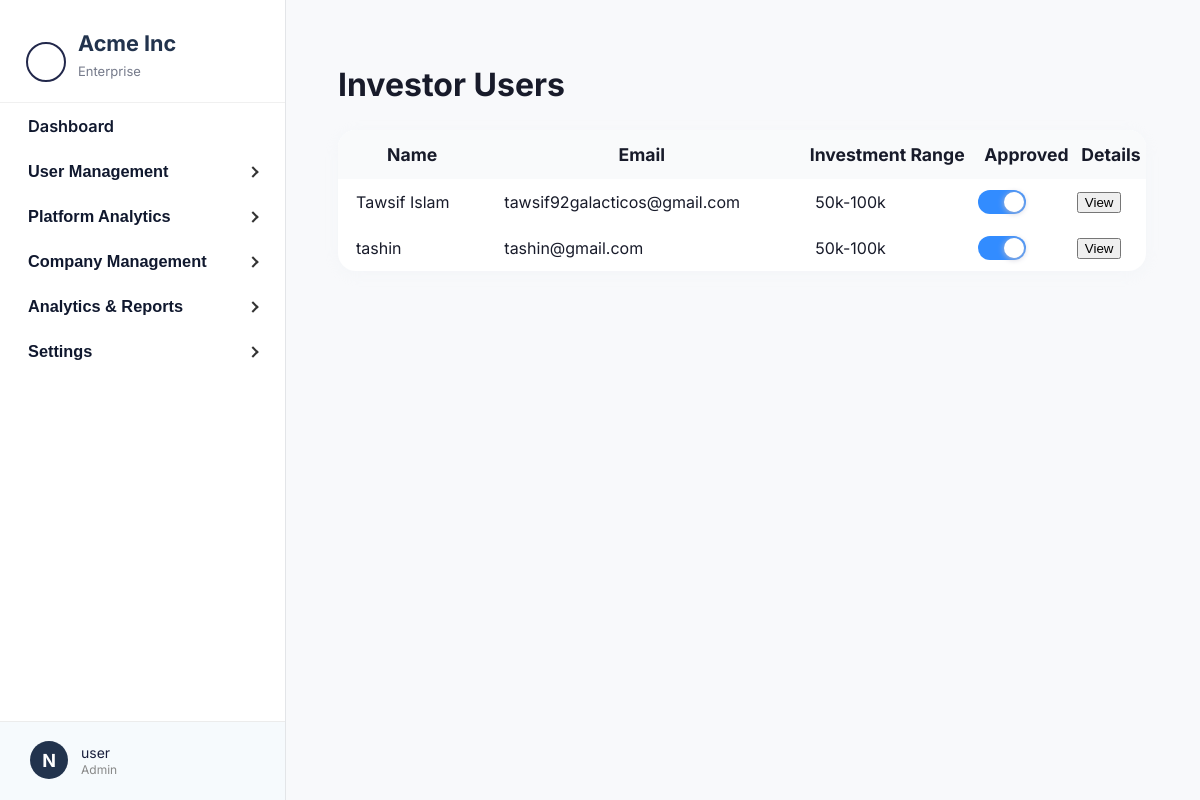
The page /api/admin-dashboard/investor-users/ (signed in) on the database its author committed.
### core/models.py (models this page shows, shortened)
class InvestorProfile(models.Model):
    user = models.OneToOneField(User, on_delete=models.CASCADE, related_name='investor_profile')
    company = models.CharField(max_length=150, blank=True, null=True)
    linkedin = models.URLField(max_length=255, blank=True, null=True)
    hear_about = models.CharField(max_length=50)   # Social Media, Referral, etc.
    experience = models.CharField(max_length=50)  # Angel, VC, Corporate, etc.
    industries = models.CharField(max_length=255) # Comma separated industries
    investment_range = models.CharField(max_length=50)  # Below 50k, 50k-100k etc.
    looking_for = models.JSONField(default=list, blank=True)  # Stores multiple checkbox values
    newsletter = models.CharField(max_length=10, choices=[("yes", "Yes"), ("no", "No")])
    comments = models.TextField(blank=True, null=True)
    is_approved = models.BooleanField(default=False)
    created_at = models.DateTimeField(auto_now_add=True)

### core/views.py (the view)
# urls.py: path('admin-dashboard/investor-users/', investor_users_admin, name='investor_users'),
@staff_member_required
def investor_users_admin(request):
    investors = InvestorProfile.objects.all().select_related('user').order_by('-created_at')
    if request.headers.get("HX-Request") == "true":
        return render(request, "admin_partials/admin_investor_users_partial.html", {"investors": investors})
    else:
        return render(request, 'admin_investor_users.html', {
        'investors': investors
    })

### core/templates/admin_investor_users.html (shortened to what this page needs)
{% extends "admin_base.html" %}
{% load static %}
{% load startup_extras %}
{% block content %}
<h2 style="font-size: 2rem; font-weight: 700;">Investor Users</h2>
<table style="width: 100%; background:#fff; border-radius:18px; box-shadow: 0 3px 16px #e2e7ee2a; border-collapse:separate; border-spacing:0; overflow: hidden;">
    <thead>
        <tr style="font-weight:600; font-size:1.1rem; background: #f9fafb;">
            <th style="padding:14px 18px;">Name</th>
            <th style="padding:14px 18px;">Email</th>
            <th>Investment Range</th>
            <th>Approved</th>
            <th>Details</th>
        </tr>
    </thead>
    <tbody>
        {% for i in investors %}
        <tr style="border-bottom:1.5px solid #f1f1f5;">
            <td style="padding:13px 18px;">{{ i.user.first_name }}</td>
            <td style="padding:13px 18px;">{{ i.user.email }}</td>
            <td style="padding:13px 18px;">{{ i.investment_range }}</td>
            <td>
                <label class="switch">
                    <span class="slider"></span>
                </label>
            </td>
            <td>
                <button class="btn view-details-btn" data-investor="{{ i|as_json|escapejs }}">View</button>
            </td>
        </tr>
        {% endfor %}
    </tbody>
</table>
{% endblock %}

### core/templates/admin_base.html (shortened to what this page needs)
{% load static %}
<!DOCTYPE html>
<html lang="en">
<head>
</head>
<body>
<div class="layout">
    <nav class="sidebar">
        <div class="logo-box">
            <div class="logo-circle"></div>
            <div>
                <div class="sidebar-title">Acme Inc</div>
                <div class="sidebar-subtitle">Enterprise</div>
            </div>
        </div>
        <div class="sidebar-content">
            <ul class="sidebar-nav">
                <li>
                    <a href="{% url 'admin_dashboard' %}" class="sidebar-link {% if section == 'dashboard' %}active{% endif %}">Dashboard</a>
                </li>
                <li>
                    <button class="sidebar-toggle {% if section == 'user_mgmt' %}active{% endif %}" aria-expanded="false" type="button">
                        User Management
                        <span class="arrow"></span>
                    </button>
                </li>
                <li>
                    <button class="sidebar-toggle" aria-expanded="false" type="button">
                        Platform Analytics
                        <span class="arrow"></span>
                    </button>
                </li>
                <li>
                    <button class="sidebar-toggle" aria-expanded="false" type="button">
                        Company Management
                        <span class="arrow"></span>
                    </button>
                </li>
                <li>
                    <button class="sidebar-toggle" aria-expanded="false" type="button">
                        Analytics & Reports
                        <span class="arrow"></span>
                    </button>
                </li>
                <li>
                    <button class="sidebar-toggle" aria-expanded="false" type="button">
                        Settings
                        <span class="arrow"></span>
                    </button>
                </li>
            </ul>
        </div>
        <div class="sidebar-footer" id="sidebar-footer">
            <div class="sidebar-footer-circle">
                {{ request.user.first_name|default:"N"|slice:":1"|upper }}
            </div>
            <div class="sidebar-footer-details">
                <span>{{ request.user.get_full_name|default:request.user.username }}</span>
                <small>Admin</small>
            </div>
        </div>
    </nav>
    <div id="main-content" class="main-content">
        {% block content %}
        {% endblock %}
    </div>
</div>
</body>
</html>

### core/templates/admin_base.html (style rules this page uses)
html, body { height: 100%; margin: 0; }
body { font-family: 'Inter', sans-serif; background: #f8f9fb; color: #181b2a; height: 100vh; }
.layout { display: flex; min-height: 100vh; }
.sidebar { width: 285px; background: #fff; border-right: 1.5px solid #e3e5e8; padding: 0; position: relative; display: flex; flex-direction: column; height: 100vh; }
.sidebar .logo-box { padding: 30px 26px 8px 26px; display: flex; align-items: center; gap: 12px; flex-shrink: 0; background: #fff; border-bottom: 1px solid #f0f0f0; }
.sidebar-content { flex: 1; overflow-y: auto; padding-bottom: 80px; }
.sidebar .logo-circle { width: 36px; height: 36px; border: 2.5px solid #22284b; border-radius: 50%; background: #fff; display: flex; align-items: center; justify-content: center; font-weight: bold; font-size: 22px; color: #22284b; }
.sidebar-title { font-weight: 700; font-size: 1.35rem; color: #22334d; margin-bottom: 7px; }
.sidebar-subtitle { font-size: 13px; color: #757a8a; margin-bottom: 15px; }
.sidebar-nav { padding: 0; margin: 0 0 30px 0; list-style: none; }
.sidebar-link, .sidebar-toggle { display: flex; align-items: center; gap: 8px; padding: 13px 28px; color: #10182e; text-decoration: none; font-weight: 600; font-size: 1.02rem; border: none; background: none; cursor: pointer; width: 100%; outline: none; transition: all 0.2s cubic-bezier(0.4, 0, 0.2, 1); border-radius: 0 16px 16px 0; margin-right: 4px; position: relative; }
.sidebar-toggle .arrow { margin-left: auto; transition: transform 0.3s cubic-bezier(0.4, 0, 0.2, 1); }
.sidebar-footer { position: absolute; left: 0; bottom: 0; width: 100%; padding: 19px 24px 21px 30px; border-top: 1px solid #ececec; background: #f6fafd; display: flex; align-items: center; gap: 13px; cursor: pointer; z-index: 10; box-sizing: border-box; transition: all 0.2s cubic-bezier(0.4, 0, 0.2, 1); }
.sidebar-footer-circle { width: 38px; height: 38px; border-radius: 50%; background: #22334d; color: #fff; display: flex; align-items: center; justify-content: center; font-size: 18px; font-weight: 700; transition: all 0.2s cubic-bezier(0.4, 0, 0.2, 1); }
.sidebar-footer-details { display: flex; flex-direction: column; gap: 1px; }
.sidebar-footer-details span { font-size: 14px; color: #191f3d; transition: color 0.2s cubic-bezier(0.4, 0, 0.2, 1); }
.sidebar-footer-details small { font-size: 12px; color: #888; transition: color 0.2s cubic-bezier(0.4, 0, 0.2, 1); }
.main-content { flex: 1; padding: 38px 54px 44px 52px; }
.arrow { display: inline-block; width: 6px; height: 6px; border-top: 2px solid #333; border-right: 2px solid #333; transform: rotate(45deg); margin-left: auto; transition: transform 0.3s cubic-bezier(0.4, 0, 0.2, 1); }

### core/templates/admin_investor_users.html (style rules this page uses)
.switch { position: relative; display: inline-block; width: 48px; height: 24px; }
.slider { position: absolute; cursor: pointer; top: 0; left: 0; right: 0; bottom: 0; background-color: #eee; border-radius: 24px; transition: .3s; }
.slider:before { position: absolute; content: ""; height: 20px; width: 20px; left: 2px; bottom: 2px; background-color: #fff; border-radius: 50%; transition: .3s; box-shadow: 0 1px 6px #bbc; }
input:checked + .slider { background-color: #328cff; }
input:checked + .slider:before { transform: translateX(24px); }

### rows shown on the page
InvestorProfile: user.first_name "Tawsif Islam", user.email "tawsif92galacticos@gmail.com", investment_range "50k-100k"
InvestorProfile: user.first_name "tashin", user.email "tashin@gmail.com", investment_range "50k-100k"

### other values the page prints
{{ request.user.first_name|default:"N"|slice:":1"|upper }} "N"
{{ request.user.get_full_name|default:request.user.username }} "user"
